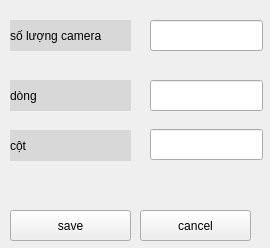
<?xml version="1.0" encoding="UTF-8"?>
<ui version="4.0">
 <class>Form</class>
 <widget class="QWidget" name="Form">
  <property name="geometry">
   <rect>
    <x>0</x>
    <y>0</y>
    <width>270</width>
    <height>248</height>
   </rect>
  </property>
  <property name="windowTitle">
   <string>Form</string>
  </property>
  <widget class="QLabel" name="label">
   <property name="geometry">
    <rect>
     <x>10</x>
     <y>20</y>
     <width>121</width>
     <height>31</height>
    </rect>
   </property>
   <property name="styleSheet">
    <string notr="true">background-color: rgb(216, 216, 216);</string>
   </property>
   <property name="text">
    <string>số lượng camera</string>
   </property>
  </widget>
  <widget class="QLineEdit" name="number_camera">
   <property name="geometry">
    <rect>
     <x>150</x>
     <y>20</y>
     <width>113</width>
     <height>31</height>
    </rect>
   </property>
  </widget>
  <widget class="QLabel" name="label_2">
   <property name="geometry">
    <rect>
     <x>10</x>
     <y>80</y>
     <width>121</width>
     <height>31</height>
    </rect>
   </property>
   <property name="styleSheet">
    <string notr="true">background-color: rgb(216, 216, 216);</string>
   </property>
   <property name="text">
    <string>dòng</string>
   </property>
  </widget>
  <widget class="QLabel" name="label_3">
   <property name="geometry">
    <rect>
     <x>10</x>
     <y>130</y>
     <width>121</width>
     <height>31</height>
    </rect>
   </property>
   <property name="styleSheet">
    <string notr="true">background-color: rgb(216, 216, 216);</string>
   </property>
   <property name="text">
    <string>cột</string>
   </property>
  </widget>
  <widget class="QLineEdit" name="line_row">
   <property name="geometry">
    <rect>
     <x>150</x>
     <y>80</y>
     <width>113</width>
     <height>31</height>
    </rect>
   </property>
  </widget>
  <widget class="QLineEdit" name="line_column">
   <property name="geometry">
    <rect>
     <x>150</x>
     <y>129</y>
     <width>113</width>
     <height>31</height>
    </rect>
   </property>
  </widget>
  <widget class="QPushButton" name="pushButton">
   <property name="geometry">
    <rect>
     <x>10</x>
     <y>210</y>
     <width>121</width>
     <height>31</height>
    </rect>
   </property>
   <property name="text">
    <string>save</string>
   </property>
  </widget>
  <widget class="QPushButton" name="btn_cancel">
   <property name="geometry">
    <rect>
     <x>140</x>
     <y>210</y>
     <width>111</width>
     <height>31</height>
    </rect>
   </property>
   <property name="text">
    <string>cancel</string>
   </property>
  </widget>
 </widget>
 <resources/>
 <connections/>
</ui>
